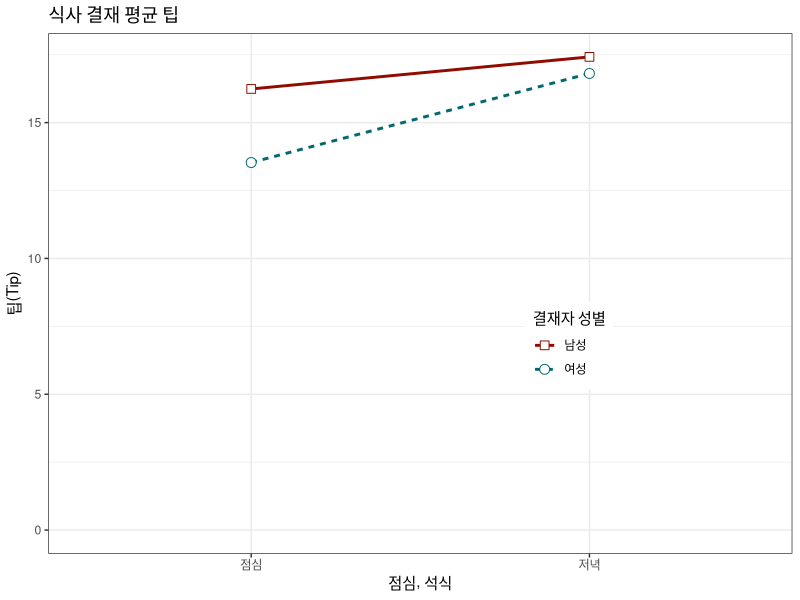
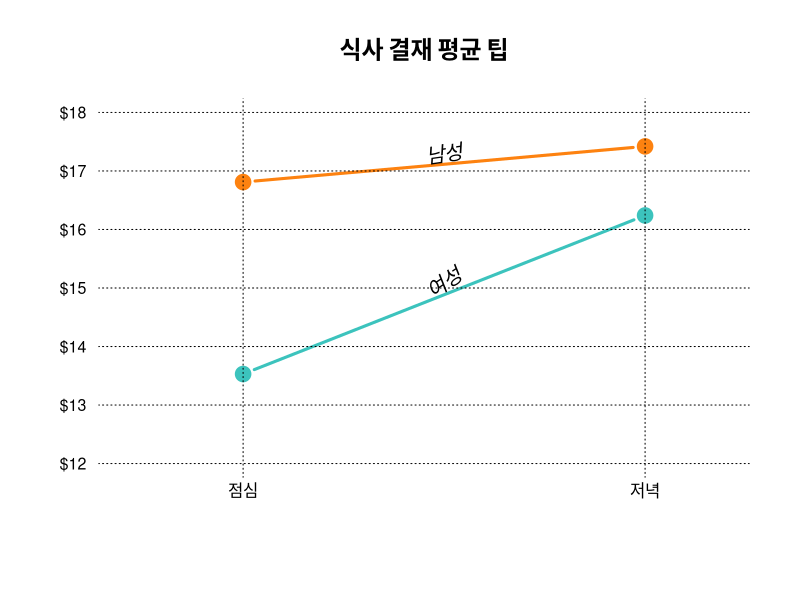

Reproduce these figures in R, in order.
## ---- chunk 1
library(tidyverse)
bill_df <- data.frame(
  sex = factor(c("여성","여성","남성","남성")),
  time = factor(c("점심","저녁","점심","저녁"), levels=c("점심","저녁")),
  total_bill = c(13.53, 16.81, 16.24, 17.42)
)
## ---- chunk 2
bill_df
## ---- chunk 3
#| echo: false
bill_df %>% 
  ggplot(aes(x=time, y=total_bill, group=sex, shape=sex, colour=sex)) +
    geom_line(aes(linetype=sex), size=1) +    
    geom_point(size=3, fill="white") +        
    expand_limits(y=0) +                      
    scale_colour_hue(name="결재자 성별", l=30) +
    scale_shape_manual(name="결재자 성별", values=c(22,21)) +
    scale_linetype_discrete(name="결재자 성별") +
    xlab("점심, 석식") + ylab("팁(Tip)") +
    ggtitle("식사 결재 평균 팁") +    
    theme_bw() +
    theme(legend.position=c(.7, .4))
## ---- chunk 4
#| echo: false
bill_mat <- matrix( bill_df$total_bill,
                   nrow = 2,
                   byrow=TRUE,
                   dimnames = list(c("여성", "남성"), c("점심", "저녁"))
                   )

mf_col <- c("#3CC3BD", "#FD8210")

par(cex=1.2, cex.axis=1.1)
matplot(bill_mat, type="b", lty=1, pch=19, col=mf_col,
    cex=1.5, lwd=3, las=1, bty="n", xaxt="n",
    xlim=c(0.7, 2.2), ylim=c(12,18), ylab="",
    main="식사 결재 평균 팁", yaxt="n")
axis(2, at=axTicks(2), labels=sprintf("$%s", axTicks(2)),
    las=1, cex.axis=0.8, col=NA, line = -0.5)
grid(NA, NULL, lty=3, lwd=1, col="#000000")
abline(v=c(1,2), lty=3, lwd=1, col="#000000")
mtext("점심", side=1, at=1)
mtext("저녁", side=1, at=2)
text(1.5, 17.3, "남성", srt=8, font=3)
text(1.5, 15.1, "여성", srt=33, font=3)

